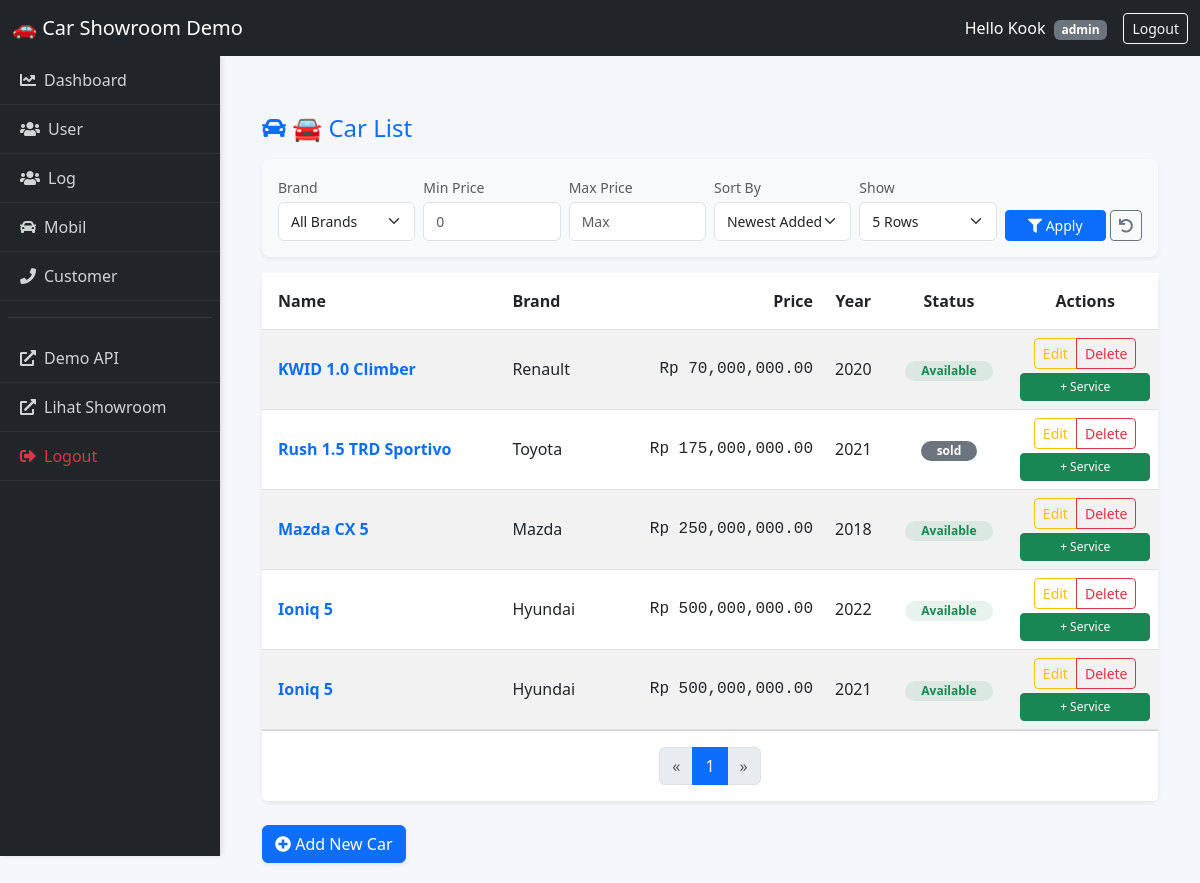
The page /demo/dashboard/carlist/ (signed in) on the database its author committed.
### users/models.py (models this page shows, shortened)
class User(AbstractUser):
    ROLE_CHOICES = (
        ("admin", "Admin"),
        ("salesperson", "Salesperson"),
        ("customer", "Customer"),
    )
    role = models.CharField(max_length=20, choices=ROLE_CHOICES, default="customer")

### cars/models.py (models this page shows, shortened)
class Cars(models.Model):
    id = models.AutoField(primary_key=True)
    nama = models.CharField(max_length=100)
    harga = models.DecimalField(max_digits=12, decimal_places=2)
    merek = models.CharField(max_length=50)
    model = models.CharField(max_length=50)
    tahun = models.IntegerField()
    kilometer = models.IntegerField()
    transmisi = models.CharField(max_length=20, choices=[('auto','Otomatis'), ('manual', 'Manual')])
    jenis_bahan_bakar = models.CharField(max_length=20, choices=[('bensin','Bensin'), ('diesel', 'Diesel'), ('elektrik', 'Elektrik')])
    mesin = models.CharField(max_length=50)
    tempat_duduk = models.IntegerField()
    deskripsi = models.TextField()
    gambar = models.ImageField(upload_to='cars/images/',blank=True, null=True)
    status = models.CharField(max_length=20,
                              choices=[('available','Available'),('sold','Sold'),('booked','Booked')],default='available')

### demo/views.py (the view)
# urls.py: path('dashboard/carlist/', demo_carlist_dashboard, name='demo_carlist_dashboard'),
def demo_carlist_dashboard(request):
    if not request.user.is_authenticated:
        return redirect("demo_login")
    cars_data = Cars.objects.all()
    selected_brand = request.GET.get('brand')
    if selected_brand and selected_brand != "":
        cars_data = cars_data.filter(merek__iexact=selected_brand)
    min_price = request.GET.get('min_price')
    if min_price and min_price != "":
        cars_data = cars_data.filter(harga__gte=min_price)
    max_price = request.GET.get('max_price')
    if max_price and max_price != "":
        cars_data = cars_data.filter(harga__lte=max_price)
    sort_by = request.GET.get('sort', 'newest') # Default: newest
    if sort_by == 'price_low':
        cars_data = cars_data.order_by('harga')       # Harga Terendah
    elif sort_by == 'price_high':
        cars_data = cars_data.order_by('-harga')      # Harga Tertinggi
    elif sort_by == 'year_new':
        cars_data = cars_data.order_by('-tahun')      # Tahun Muda
    elif sort_by == 'year_old':
        cars_data = cars_data.order_by('tahun')       # Tahun Tua
    else:
        cars_data = cars_data.order_by('-id')         # Default (Input Terakhir)
    items_per_page = request.GET.get('paginate_by', 5)
    try:
        items_per_page = int(items_per_page)
    except ValueError:
        items_per_page = 5
    paginator = Paginator(cars_data, items_per_page)
    page_number = request.GET.get('page')
    page_obj = paginator.get_page(page_number)
    brands_list = Cars.objects.values_list('merek', flat=True).distinct().order_by('merek')
    context = {
        "cars": page_obj,
        "items_per_page": items_per_page,
        "brands_list": brands_list,       # Untuk dropdown merek
        "selected_brand": selected_brand, # Agar filter tidak reset saat ganti halaman
        "min_price": min_price,
        "max_price": max_price,
        "current_sort": sort_by,
    }
    return render(request, "demo/car_list_dashboard.html", context)

### demo/templates/demo/car_list_dashboard.html (shortened to what this page needs)
{% extends 'demo/base.html' %}
{% load humanize %}
{% block content %}
<div class="container-fluid mt-4">
    <div class="d-flex justify-content-between align-items-center mb-3">
        <h4 class="m-0 text-primary"><i class="fas fa-car"></i> 🚘 Car List</h4>
    </div>
    <div class="card shadow-sm border-0 mb-3 bg-light">
        <div class="card-body py-3">
            <form method="get" class="row g-2 align-items-end">
                <div class="col-md-2">
                    <label class="form-label small text-muted mb-1">Brand</label>
                    <select name="brand" class="form-select form-select-sm">
                        <option value="">All Brands</option>
                    </select>
                </div>
                <div class="col-md-2">
                    <label class="form-label small text-muted mb-1">Min Price</label>
                    <input type="number" name="min_price" class="form-control form-control-sm" placeholder="0" value="{{ min_price|default:'' }}">
                </div>
                <div class="col-md-2">
                    <label class="form-label small text-muted mb-1">Max Price</label>
                    <input type="number" name="max_price" class="form-control form-control-sm" placeholder="Max" value="{{ max_price|default:'' }}">
                </div>
                <div class="col-md-2">
                    <label class="form-label small text-muted mb-1">Sort By</label>
                    <select name="sort" class="form-select form-select-sm">
                        <option value="newest" {% if current_sort == 'newest' %}selected{% endif %}>Newest Added</option>
                    </select>
                </div>
                <div class="col-md-2">
                    <label class="form-label small text-muted mb-1">Show</label>
                    <select name="paginate_by" class="form-select form-select-sm">
                        <option value="5" {% if items_per_page == 5 %}selected{% endif %}>5 Rows</option>
                    </select>
                </div>
                <div class="col-md-2 d-flex gap-1">
                    <button type="submit" class="btn btn-primary btn-sm w-100"><i class="fas fa-filter"></i> Apply</button>
                    <a href="{% url 'demo_carlist_dashboard' %}" class="btn btn-outline-secondary btn-sm" title="Reset Filter"><i class="fas fa-undo"></i></a>
                </div>
            </form>
        </div>
    </div>
    <div class="card shadow-sm border-0">
        <div class="card-body p-0">
            <div class="table-responsive">
                <table class="table table-hover table-striped align-middle mb-0">
                    <thead class="bg-light text-dark">
                        <tr>
                            <th class="py-3 ps-3">Name</th>
                            <th class="py-3">Brand</th>
                            <th class="py-3 text-end">Price</th>
                            <th class="py-3 text-center">Year</th>
                            <th class="py-3 text-center">Status</th>
                            {% if request.user.role in 'admin sales' %}
                                <th class="py-3 text-center">Actions</th>
                            {% endif %}
                        </tr>
                    </thead>
                    <tbody>
                        {% for car in cars %}
                        <tr>
                            <td class="ps-3">
                                <a href="{% url 'detail_car' car.id %}" class="fw-bold text-decoration-none text-primary">{{ car.nama }}</a>
                            </td>
                            <td>{{ car.merek }}</td>
                            <td class="text-end font-monospace">Rp {{ car.harga|intcomma }}</td>
                            <td class="text-center">{{ car.tahun }}</td>
                            <td class="text-center">
                                {% if car.status|lower == 'available' %}
                                    <span class="badge bg-success bg-opacity-10 text-success rounded-pill px-3">Available</span>
                                {% else %}
                                    <span class="badge bg-secondary rounded-pill px-3">{{ car.status }}</span>
                                {% endif %}
                            </td>
                            {% if request.user.role == 'admin' %}
                            <td class="text-center">
                                <div class="btn-group" role="group">
                                    <a href="{% url 'update_car' car.id %}?next={% url 'demo_carlist_dashboard' %}" class="btn btn-sm btn-outline-warning">Edit</a>
                                    <a href="{% url 'delete_car' car.id %}?next={% url 'demo_carlist_dashboard' %}" class="btn btn-sm btn-outline-danger" onclick="return confirm('Delete {{ car.nama }}?');">Delete</a>
                                </div>
                                <div class="mt-1">
                                    <a href="{% url 'service_history' car.id %}?next={% url 'demo_carlist_dashboard' %}" class="btn btn-sm btn-success w-100" style="font-size: 0.75rem;">+ Service</a>
                                </div>
                            </td>
                            {% elif request.user.role == 'sales' %}
                            <td class="text-center">
                                <a href="{% url 'update_car' car.id %}?next={% url 'demo_carlist_dashboard' %}" class="btn btn-sm btn-warning text-white">Update</a>
                            </td>
                            {% endif %}
                        </tr>
                        {% endfor %}
                    </tbody>
                </table>
            </div>
        </div>
        <div class="card-footer bg-white py-3">
            <nav aria-label="Page navigation">
                <ul class="pagination justify-content-center m-0">
                    {% if cars.has_previous %}
                    <li class="page-item">
                        <a class="page-link" href="?page={{ cars.previous_page_number }}&brand={{ selected_brand|default:'' }}&min_price={{ min_price|default:'' }}&max_price={{ max_price|default:'' }}&sort={{ current_sort }}&paginate_by={{ items_per_page }}">
                            &laquo;
                        </a>
                    </li>
                    {% else %}
                    <li class="page-item disabled"><span class="page-link">&laquo;</span></li>
                    {% endif %}
                    {% for num in cars.paginator.page_range %}
                        {% if cars.number == num %}
                            <li class="page-item active"><span class="page-link">{{ num }}</span></li>
                        {% elif num > cars.number|add:'-3' and num < cars.number|add:'3' %}
                            <li class="page-item">
                                <a class="page-link" href="?page={{ num }}&brand={{ selected_brand|default:'' }}&min_price={{ min_price|default:'' }}&max_price={{ max_price|default:'' }}&sort={{ current_sort }}&paginate_by={{ items_per_page }}">
                                    {{ num }}
                                </a>
                            </li>
                        {% endif %}
                    {% endfor %}
                    {% if cars.has_next %}
                    <li class="page-item">
                        <a class="page-link" href="?page={{ cars.next_page_number }}&brand={{ selected_brand|default:'' }}&min_price={{ min_price|default:'' }}&max_price={{ max_price|default:'' }}&sort={{ current_sort }}&paginate_by={{ items_per_page }}">
                            &raquo;
                        </a>
                    </li>
                    {% else %}
                    <li class="page-item disabled"><span class="page-link">&raquo;</span></li>
                    {% endif %}
                </ul>
            </nav>
        </div>
    </div>
    <div class="mt-4">
        {% if request.user.role == 'admin' %}
          <a href="{% url 'create_car' %}" class="btn btn-primary shadow-sm"><i class="fas fa-plus-circle"></i> Add New Car</a>
        {% elif request.user.role == 'customer' %}
          <a href="{% url 'demo_order' %}" class="btn btn-success shadow-sm"><i class="fas fa-shopping-cart"></i> Trade-In Order</a>
        {% endif %}
    </div>
</div>
{% endblock %}

### demo/templates/demo/base.html (shortened to what this page needs)
{% load static %}
<!DOCTYPE html>
<html lang="en">
    <head>
        <link rel="stylesheet" href="https://cdn.jsdelivr.net/npm/bootstrap@5.3.0/dist/css/bootstrap.min.css" />
        <link rel="stylesheet" href="https://cdnjs.cloudflare.com/ajax/libs/font-awesome/5.15.4/css/all.min.css">
        <link rel="stylesheet" href="{% static 'demo/css/base_style.css' %}?v=5"/>
    </head>
    <body class="{% if not user.is_authenticated %}no-sidebar{% endif %}">
        <nav class="navbar navbar-expand-lg navbar-dark bg-dark fixed-top">
            <div class="container-fluid">
                <a class="navbar-brand" href="#">🚗 Car Showroom Demo</a>
                <div class="d-flex">
                    {% if user.is_authenticated %}
                    <span class="text-white me-3 align-self-center">
                        Hello {{ request.user.username|title }}
                        <span class="badge bg-secondary ms-1">{{ request.user.role }}</span>
                    </span>
                    <a href="/demo/logout/" class="btn btn-outline-light btn-sm">Logout</a>
                    {% endif %}
                </div>
            </div>
        </nav>
        {% if user.is_authenticated %}
            <div class="sidebar">
                {% if request.user.role == 'admin' %}
                    <a href="{% url 'demo_dashboard' %}"><i class="fas fa-chart-line me-2"></i>Dashboard</a>
                    <a href="{% url 'demo_userlist_dashboard' %}"><i class="fas fa-users me-2"></i>User</a>
                    <a href="{% url 'dashboard_log_list' %}"><i class="fas fa-users me-2"></i>Log</a>
                {% endif %}
                {% if request.user.role == 'admin' or request.user.role == 'sales' %}
                    <a href="{% url 'demo_carlist_dashboard' %}"><i class="fas fa-car me-2"></i>Mobil</a>
                    <a href="{% url 'demo_customer_list_dashboard' %}"><i class="fas fa-phone me-2"></i>Customer</a>
                {% endif %}
                <hr class="border-secondary mx-2">
                <a href="{% url 'demo_api' %}"><i class="fas fa-external-link-alt me-2"></i>Demo API</a>
                <a href="{% url 'carList' %}"><i class="fas fa-external-link-alt me-2"></i>Lihat Showroom</a>
                <a href="{% url 'logout' %}" class="text-danger"><i class="fas fa-sign-out-alt me-2"></i>Logout</a>
            </div>
        {% endif %}
        <div class="main-container">
            {% block content %}{% endblock %}
        </div>
    </body>
</html>

### demo/static/demo/css/base_style.css (style rules this page uses)
body { min-height: 100vh; display: flex; background-color: #f5f7fb; font-family: 'Segoe UI', Tahoma, Geneva, Verdana, sans-serif; }
.sidebar { width: 220px; background: #212529; color: white; margin-top: 56px; position: fixed; height: 100vh; overflow-y: auto; z-index: 1000; box-shadow: 2px 0 5px rgba(0,0,0,0.1); }
.sidebar a { color: rgba(255,255,255,0.8); text-decoration: none; display: block; padding: 12px 20px; border-bottom: 1px solid rgba(255,255,255,0.05); transition: all 0.3s; }
.main-container { margin-top: 70px; margin-left: 220px; flex: 1; width: 100%; padding: 20px 30px; }
.card { border: none; border-radius: 8px; box-shadow: 0 2px 8px rgba(0,0,0,0.05); }
.form-control, .form-select { border-radius: 6px; border: 1px solid #dfe3e7; padding: 8px 12px; }

### rows shown on the page
User: user.username "Kook", user.role "admin"
Cars: nama "KWID 1.0 Climber", merek "Renault", harga "70,000,000.00", tahun "2020", status "Available"
Cars: nama "Rush 1.5 TRD Sportivo", merek "Toyota", harga "175,000,000.00", tahun "2021", status "sold"
Cars: nama "Mazda CX 5", merek "Mazda", harga "250,000,000.00", tahun "2018", status "Available"
Cars: nama "Ioniq 5", merek "Hyundai", harga "500,000,000.00", tahun "2022", status "Available"
Cars: nama "Ioniq 5", merek "Hyundai", harga "500,000,000.00", tahun "2021", status "Available"

### other values the page prints
{{ num }} "1"
